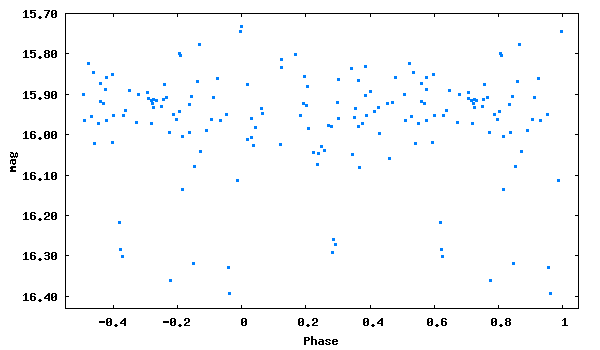

The gnuplot source for this figure:
set term png size 600,350 medium
set colors classic
set output 'phase_lc_10.png'
set xlabel 'Phase'
set ylabel 'mag'
#set title 'JDmax = 2445933.40800 + 0.3117273 x E'
set format y '%5.2f'
plot [-0.55:1.05][16.43:15.70] "phase_lc_10.dat" linecolor 3 pointtype 5 pointsize 0.3 title ""
